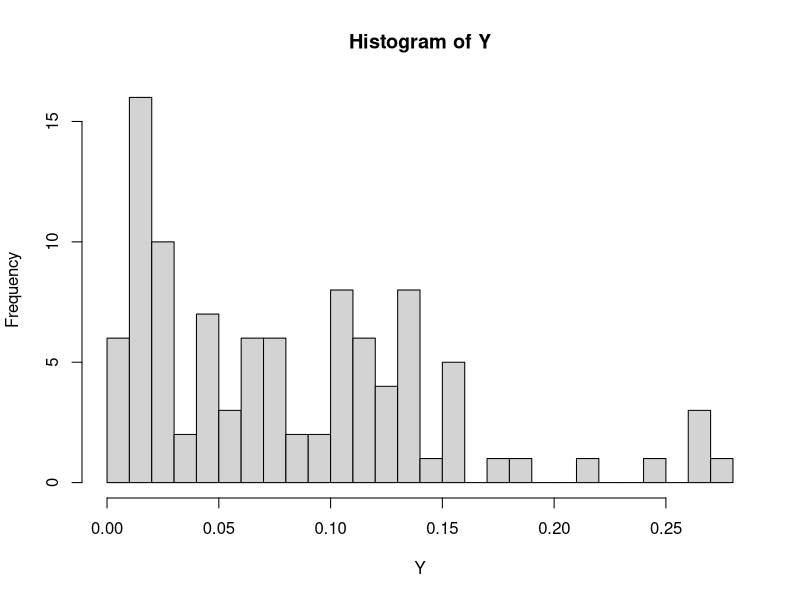

Recreate this plot in R.
## ---- chunk 1
sim.uni <- function(a,b) {
  Y = c()
  for (i in 1:b){
    X <- runif(a)
    Y[i] = min(X)
  }
  return(Y)
}

Y <- sim.uni(10, 100)

hist(Y,  breaks = 20)
## ---- chunk 2
p=0.1
pgeom(8, p, lower.tail = FALSE)
mean = 1/p
sd = sqrt(((1-p)/p^2))
print(mean)
print(sd)
## ---- chunk 3
pexp(8, p, lower.tail = FALSE)
mean = p^-1
sd = sqrt(p^-2)
print(mean)
print(sd)
## ---- chunk 4
pbinom(0, 8, 0.1)
mean = 10* 0.1
sd = sqrt(10*p*(1-p))
print(mean)
print(sd)
## ---- chunk 5
ppois(0, 8/10)
mean = .1
sd = sqrt(mean)
print(mean)
print(sd)

